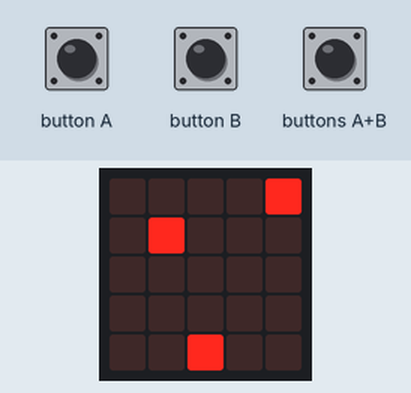
Simulated run of this program. Board: BBC micro:bit (MakeCode). Parts: the board's 5×5 LED display. The inputs (shaded band) are chosen by the test bench. Random numbers come from a fixed seed; the 48×5 strip is a reading aid, not a part: it shows the text the display is scrolling, unrolled, one strip-width of it at a time.

Above: at 1.5 s.
1.6 s: button A pressed for 0.15 s
At 2.21 s:
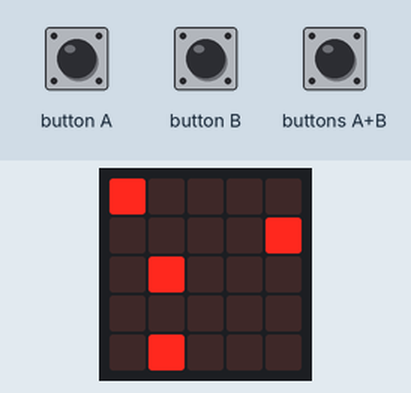
2.3 s: button B pressed for 0.15 s
At 2.7 s:
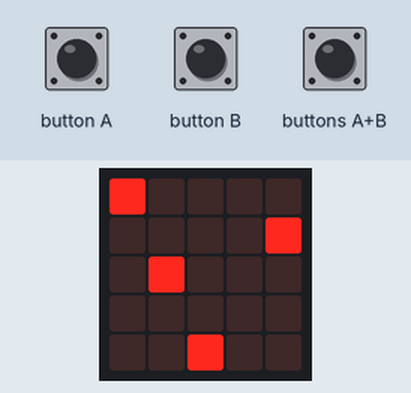
3.0 s: buttons A+B pressed for 0.15 s
At 4.7 s:
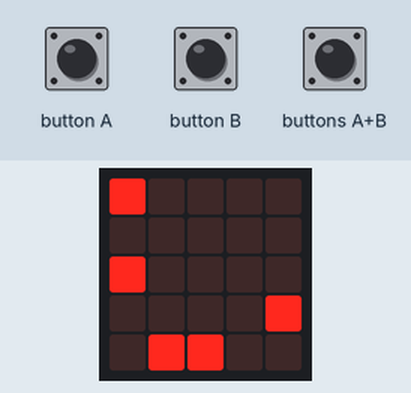
Timing chart, 0 to 6.2 s (numbered marks = the images above; inputs shaded):
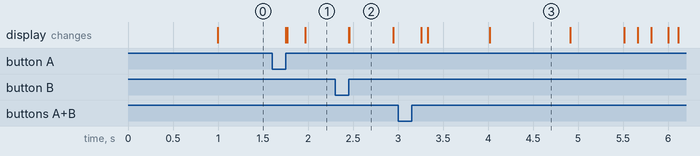

The program:

main.ts
```typescript
input.onButtonPressed(Button.A, function () {
    if (px > 0) {
        led.unplot(px, py)
        px += -1
    }
})
input.onButtonPressed(Button.AB, function () {
    shoot = 1
})
input.onButtonPressed(Button.B, function () {
    if (px < 4) {
        led.unplot(px, py)
        px += 1
    }
})
let acc = 0
let time = 0
let kiled: number[] = []
let enemyY: number[] = []
let enemyX: number[] = []
let shoot = 0
let py = 0
let px = 0
let ex = 0
px += 2
py = 4
let my = 3
shoot = 0
let speed = 50
for (let index = 0; index <= 4; index++) {
    enemyX[index] = randint(0, 4)
    enemyY[index] = index * -1
    kiled[index] = 0
}
basic.forever(function () {
    led.plotBrightness(px, py, 255)
    for (let index2 = 0; index2 <= 4; index2++) {
        if (kiled[index2] == 0) {
            led.unplot(enemyX[index2], enemyY[index2] - 1)
            led.plotBrightness(enemyX[index2], enemyY[index2], 255)
        }
    }
    if (shoot == 1) {
        led.plotBrightness(px, my, 51)
        for (let index3 = 0; index3 <= 4; index3++) {
            if (kiled[index3] == 0 && (px == enemyX[index3] && my == enemyY[index3])) {
                kiled[index3] = 1
            }
        }
        basic.pause(25)
        led.unplot(px, my)
        my += -1
    }
    if (time > speed) {
        time = 0
        acc += 1
        for (let index4 = 0; index4 <= 4; index4++) {
            enemyY[index4] = enemyY[index4] + 1
        }
    }
    if (my < 0) {
        shoot = 0
        my = 5
    }
    for (let index5 = 0; index5 <= 4; index5++) {
        if (kiled[index5] == 0) {
            if (enemyY[index5] > 4) {
                basic.showLeds(`
                    # . . . #
                    . # . # .
                    . . # . .
                    . # . # .
                    # . . . #
                    `)
                basic.pause(200)
                basic.clearScreen()
                basic.showString("Punti:")
                basic.showNumber(acc)
            }
        }
    }
    time += 1
    if (acc % 5 == 0) {
        speed += -3
        acc += 1
    }
    for (let index6 = 0; index6 <= 4; index6++) {
        if (enemyY[index6] > 4) {
            enemyY[index6] = -1
            enemyX[index6] = randint(0, 4)
            kiled[index6] = 0
        }
    }
})
```

test.ts
```typescript
// i test vanno qui; questi non saranno compilati quando questo pacchetto viene usato come estensione.
```

Measured:
- what the display in image 2 shows lasts 0.4 s, from 2.5 s to 2.9 s
- what the display in image 3 shows lasts 0.9 s, from 4.0 s to 4.9 s
